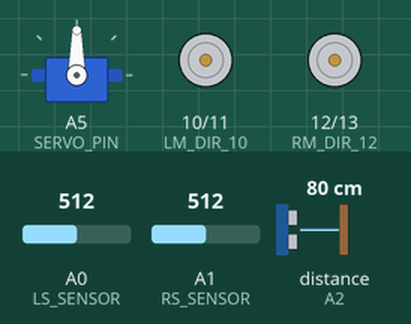
A sketch run on a simulated Arduino Uno, built with avr-gcc and run on an emulated ATmega328P. Parts: servo, direction and speed pins drawn as motors (green arrow = direction pin HIGH = forward, orange = LOW = backward, longer = more drive). Wiring (inferred from the names in the program): ultrasonic range finder: trigger A3; echo A2. Inputs (shaded band) come from the test bench; at power-on: distance to the obstacle (sensor on A2) 80 cm, A0 (LS_SENSOR) = 512, A1 (RS_SENSOR) = 512. The echo pulse lasts 58.3 µs per cm.

Above: at 1.2 s.
1.3 s: distance to the obstacle (sensor on A2) set to 23 cm
2.8 s: distance to the obstacle (sensor on A2) set to 18 cm
At 4.9 s:
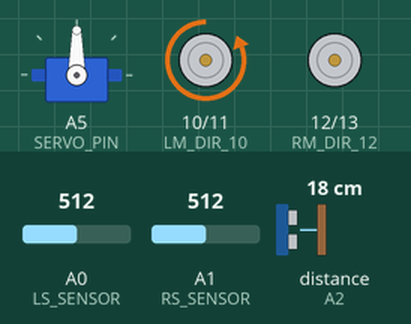
At 8.0 s:
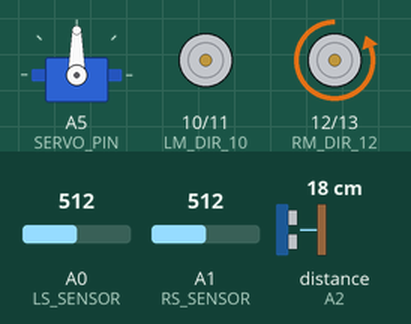
Timing chart, 0 to 14.8 s (numbered marks = the images above; inputs shaded):
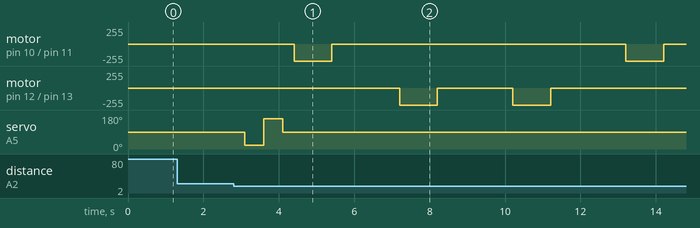

The sketch:

line_follow_and_obstacle_avoid.ino
```cpp
#include <Servo.h>

// Left Motor
#define LM_DIR_10 10  // Direction pin
#define LM_PWM_11 11  // Speed (PWM) pin

// Right Motor
#define RM_DIR_12 12  // Direction pin
#define RM_PWM_13 13  // Speed (PWM) pin

#define LS_SENSOR A0
#define RS_SENSOR A1

#define US_ECHO A2
#define US_TRIGGER A3

#define SERVO_PIN A5

Servo myServo;

// Thresholds
#define THRESHOLD 500        // IR sensor threshold
int distanceThreshold = 20;  // in cm

void setup() {
  Serial.begin(9600);

  pinMode(LM_DIR_10, OUTPUT);
  pinMode(LM_PWM_11, OUTPUT);
  pinMode(RM_DIR_12, OUTPUT);
  pinMode(RM_PWM_13, OUTPUT);

  pinMode(US_ECHO, INPUT);
  pinMode(US_TRIGGER, OUTPUT);

  myServo.attach(SERVO_PIN);
  myServo.write(90);  // Center position

  pinMode(LS_SENSOR, INPUT);
  pinMode(RS_SENSOR, INPUT);
}

void loop() {
  long distance = readDistanceCM();

  if (distance < distanceThreshold) {
    avoidObstacle();
  } else {
    lineFollow();
  }

  delay(50);
}

// Movement functions
void moveForward() {
  digitalWrite(LM_DIR_10, HIGH);
  digitalWrite(LM_PWM_11, LOW);
  digitalWrite(RM_DIR_12, HIGH);
  digitalWrite(RM_PWM_13, LOW);
}

void turnLeft() {
  digitalWrite(LM_DIR_10, HIGH);
  digitalWrite(LM_PWM_11, LOW);
  digitalWrite(RM_DIR_12, LOW);
  digitalWrite(RM_PWM_13, HIGH);
}

void turnRight() {
  digitalWrite(LM_DIR_10, LOW);
  digitalWrite(LM_PWM_11, HIGH);
  digitalWrite(RM_DIR_12, HIGH);
  digitalWrite(RM_PWM_13, LOW);
}

void stopMotors() {

  digitalWrite(LM_DIR_10, LOW);
  digitalWrite(LM_PWM_11, LOW);
  digitalWrite(RM_DIR_12, LOW);
  digitalWrite(RM_PWM_13, LOW);
}

// This function is designed to measure distance in centimeters using an ultrasonic sensor.
// Function that returns a long integer representing distance in centimeters.
long readDistanceCM() {
  // Sets the trigger pin LOW for 2 microseconds to ensure a clean pulse start.
  digitalWrite(US_TRIGGER, LOW);
  delayMicroseconds(2);
  /*
  	•	Sends a HIGH pulse for 10 microseconds to the trigger pin.
	  •	This causes the ultrasonic sensor to emit 8 ultrasonic sound waves (at 40kHz).
  */
  digitalWrite(US_TRIGGER, HIGH);
  delayMicroseconds(10);
  //Ends the trigger signal
  digitalWrite(US_TRIGGER, LOW);

  /*
  	•	Waits for the echo pin to go HIGH.
    •	Measures the time (in microseconds) that the echo pin stays HIGH.
    •	This time is equal to the round-trip time of the sound wave: from the sensor → to the object → back to the sensor.
  */
  long duration = pulseIn(US_ECHO, HIGH);

  /*
  	•	Speed of sound: ~343 meters per second, which is 0.034 cm per microsecond.
    •	Multiplies the time (duration) by 0.034 cm to get the total distance traveled (there and back).
    •	Divides by 2 to get the one-way distance from sensor to object.
  */
  return duration * 0.034 / 2;
}

// Line following logic
void lineFollow() {
  int leftValue = analogRead(LS_SENSOR);
  int rightValue = analogRead(RS_SENSOR);


  // IR sensor logic: true = sensor sees black line
  bool leftOnLine = leftValue < THRESHOLD;
  bool rightOnLine = rightValue < THRESHOLD;

  if (leftOnLine && rightOnLine) {
    moveForward();
  } else if (!leftOnLine && rightOnLine) {
    turnRight();
  } else if (leftOnLine && !rightOnLine) {
    turnLeft();
  } else {
    stopMotors();
  }
  delay(50);
}

// Object avoidance
// The function helps the robot detect obstacles ahead and navigate around them by choosing the best path — either left or right — based on which side has more free space.
void avoidObstacle() {

  /*
  	•	The robot stops to stabilize.
	  •	It takes a distance reading directly in front (center) to confirm the obstacle.
  */
  stopMotors();
  delay(300);
  long center = readDistanceCM();
  /////////////////////

  myServo.write(20);
  delay(500);
  long rightDist = readDistanceCM();

  myServo.write(160);
  delay(500);
  long leftDist = readDistanceCM();

  myServo.write(90);  // center
  delay(300);
  /////////////////////
  /*
  Decision Making — Left vs. Right:
  	•	If left has more space, choose left path.
	  •	Otherwise, choose the right path.
  */
  if (leftDist > rightDist) {
    // Go turnLeft
    /*
    If Left is Clear:
    	•	Pattern: Left → Forward → Right → Forward → Right → Forward → Left and joins the line
	    •	This creates a rectangular path to bypass the obstacle from the left.
    */
    turnLeft();
    delay(1000);
    moveForward();
    delay(1800);
    turnRight();
    delay(1000);
    moveForward();
    delay(1800);
    turnRight();
    delay(1000);
    moveForward();
    delay(2000);
    turnLeft();
    delay(1000);
  } else {
    // Go turnRight
    /*
     If Right is Clear:
     	•	Pattern: Right → Forward → Left → Forward → Left → Forward → Right and joins the line
	    •	Creates a rectangular path to bypass the obstacle from the right.
    */
    turnRight();
    delay(1000);
    moveForward();
    delay(1800);
    turnLeft();
    delay(1000);
    moveForward();
    delay(2000);
    turnLeft();
    delay(1000);
    moveForward();
    delay(2000);
    turnRight();
    delay(1000);
  }

  // Move moveForward a bit and try to realign with line
  moveForward();
  delay(600);
}
```

Measured:
- the behaviour switches between 21 and 20 cm on distance to the obstacle (sensor on A2) (found by bisection; images 0 and 1)
- after the input at 1.3 s, every drawn part: stays the same
- after the input at 2.8 s, motor on pin 10 (LM_DIR_10) / pin 11 (LM_PWM_11): alternates backward 255/255 for 1.0 s and stopped for 7.8 s, starting after 1.6 s; motor on pin 12 (RM_DIR_12) / pin 13 (RM_PWM_13): alternates backward 255/255 for 1.0 s and stopped for 2.0 s, 4 changes in all, then stays stopped, starting after 4.4 s
